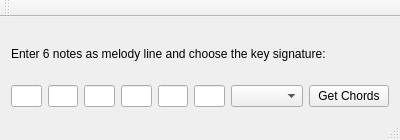
<?xml version="1.0" encoding="UTF-8"?>
<ui version="4.0">
 <class>ChordProgression</class>
 <widget class="QMainWindow" name="ChordProgression">
  <property name="geometry">
   <rect>
    <x>0</x>
    <y>0</y>
    <width>400</width>
    <height>140</height>
   </rect>
  </property>
  <property name="windowTitle">
   <string>ChordProgression</string>
  </property>
  <widget class="QWidget" name="centralWidget">
   <layout class="QVBoxLayout" name="verticalLayout">
    <item>
     <widget class="QLabel" name="label">
      <property name="text">
       <string>Enter 6 notes as melody line and choose the key signature:</string>
      </property>
     </widget>
    </item>
    <item>
     <layout class="QHBoxLayout" name="horizontalLayout">
      <item>
       <widget class="QLineEdit" name="lineEdit_1"/>
      </item>
      <item>
       <widget class="QLineEdit" name="lineEdit_2"/>
      </item>
      <item>
       <widget class="QLineEdit" name="lineEdit_3"/>
      </item>
      <item>
       <widget class="QLineEdit" name="lineEdit_4"/>
      </item>
      <item>
       <widget class="QLineEdit" name="lineEdit_5">
        <property name="text">
         <string/>
        </property>
       </widget>
      </item>
      <item>
       <widget class="QLineEdit" name="lineEdit_6"/>
      </item>
      <item>
       <widget class="QComboBox" name="comboBox"/>
      </item>
      <item>
       <widget class="QPushButton" name="chordButton">
        <property name="text">
         <string>Get Chords</string>
        </property>
       </widget>
      </item>
     </layout>
    </item>
   </layout>
  </widget>
  <widget class="QMenuBar" name="menuBar">
   <property name="geometry">
    <rect>
     <x>0</x>
     <y>0</y>
     <width>400</width>
     <height>22</height>
    </rect>
   </property>
  </widget>
  <widget class="QToolBar" name="mainToolBar">
   <attribute name="toolBarArea">
    <enum>TopToolBarArea</enum>
   </attribute>
   <attribute name="toolBarBreak">
    <bool>false</bool>
   </attribute>
  </widget>
  <widget class="QStatusBar" name="statusBar"/>
 </widget>
 <layoutdefault spacing="6" margin="11"/>
 <resources/>
 <connections/>
</ui>
